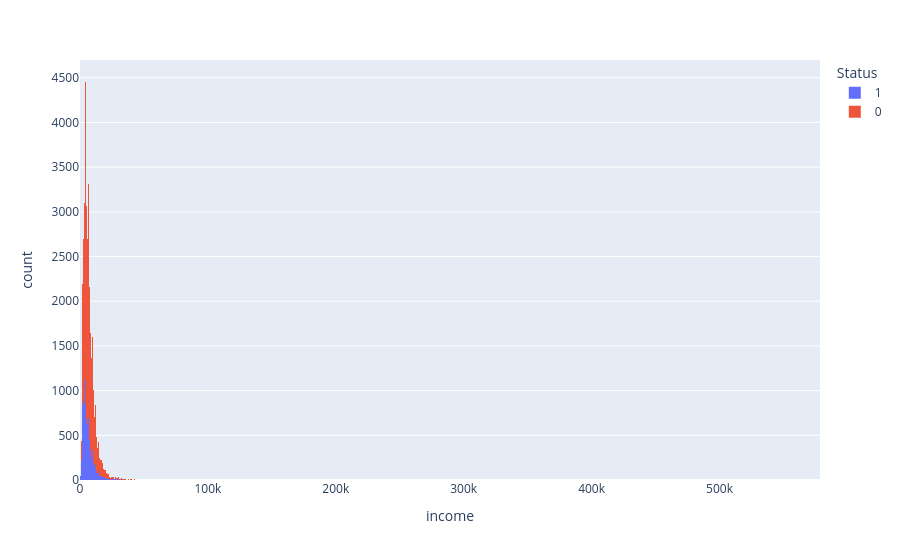

This figure's notebook cell:
### Code cell
px.histogram(df, x="income", color="Status")

### Figure 1 — Plotly figure (JSON) as saved in the notebook; plotly's stock layout.template omitted (floating-point values rounded to 4 significant figures; data arrays with more than 128 entries replaced by an {"elided": "..."} marker saying what was removed)
{"data": [{"bingroup": "x", "hovertemplate": "Status=1<br>income=%{x}<br>count=%{y}<extra></extra>", "legendgroup": "1", "marker": {"color": "#636efa", "pattern": {"shape": ""}}, "name": "1", "orientation": "v", "showlegend": true, "type": "histogram", "x": {"elided": "36639 float values"}, "xaxis": "x", "yaxis": "y"}, {"bingroup": "x", "hovertemplate": "Status=0<br>income=%{x}<br>count=%{y}<extra></extra>", "legendgroup": "0", "marker": {"color": "#EF553B", "pattern": {"shape": ""}}, "name": "0", "orientation": "v", "showlegend": true, "type": "histogram", "x": {"elided": "112031 float values"}, "xaxis": "x", "yaxis": "y"}], "layout": {"barmode": "relative", "legend": {"title": {"text": "Status"}, "tracegroupgap": 0}, "margin": {"t": 60}, "xaxis": {"anchor": "y", "domain": [0, 1], "title": {"text": "income"}}, "yaxis": {"anchor": "x", "domain": [0, 1], "title": {"text": "count"}}}}
